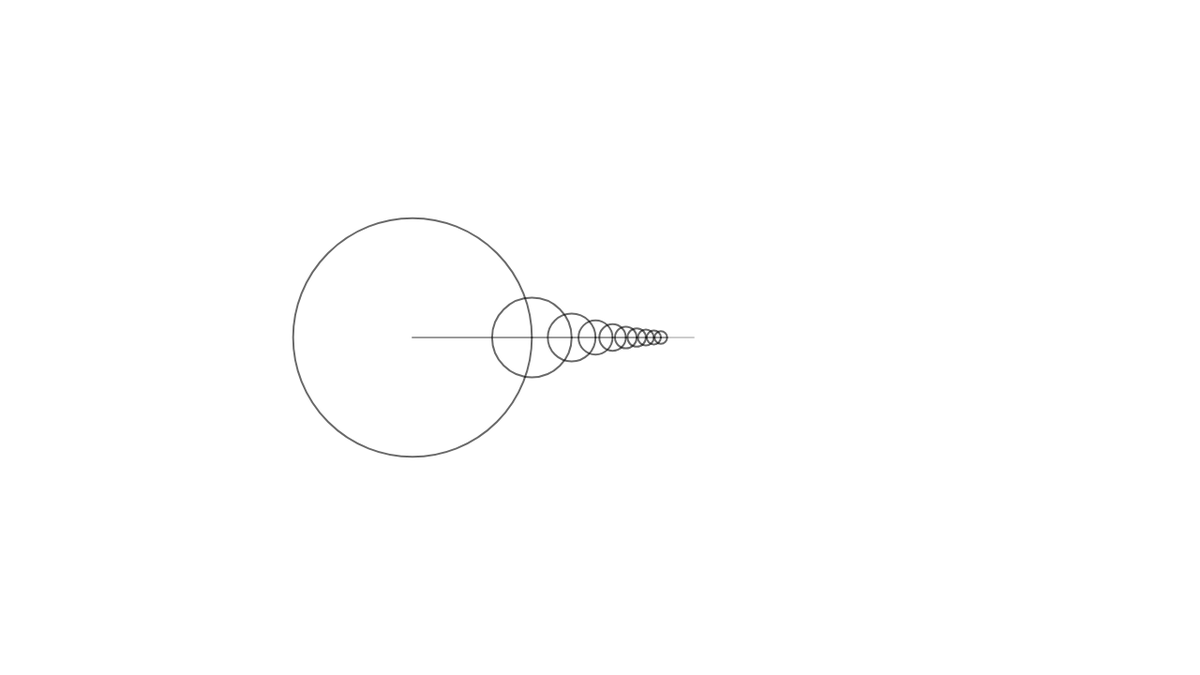
Frame 1 (no input)
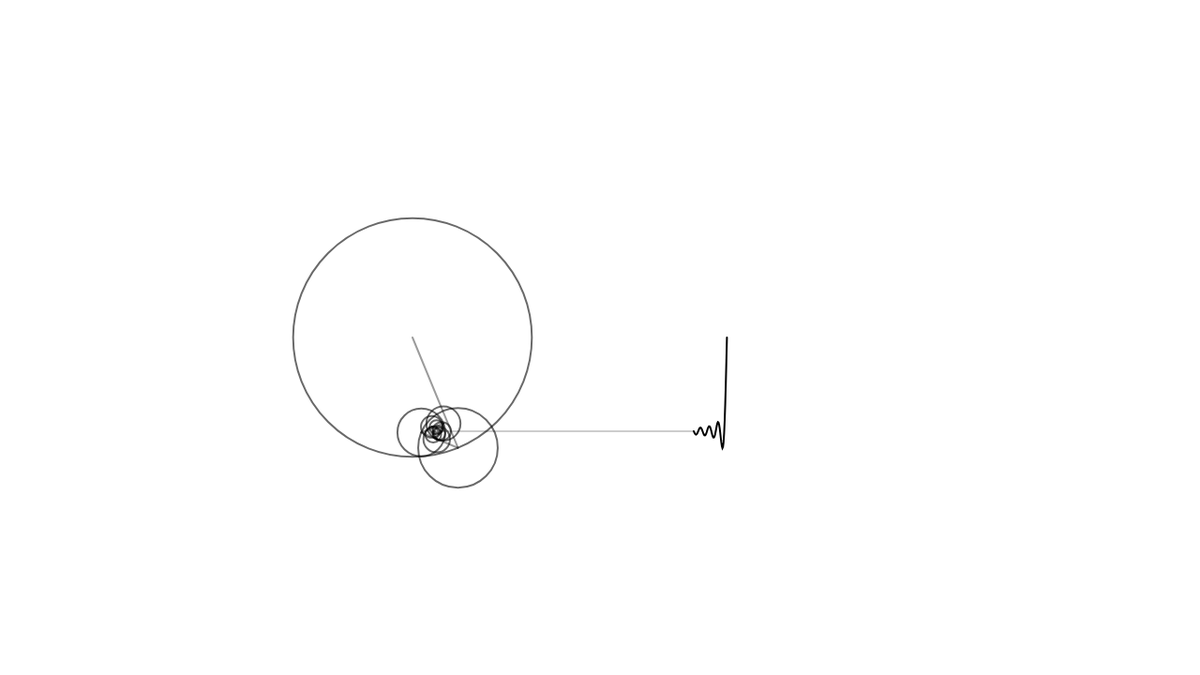
Frame 60 (no input)
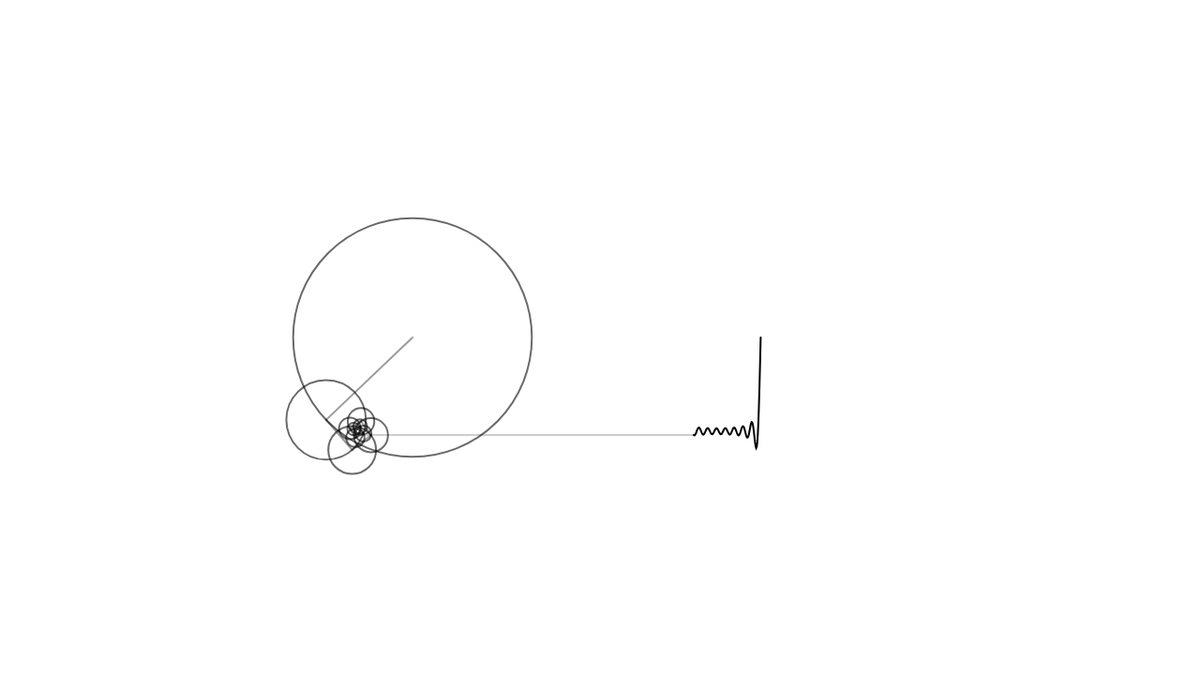
Frame 120 (the mouse pressed at the canvas centre since frame 60)

The p5.js sketch that drew these frames (run headless with seeded random() and noise() and a simulated clock; from frame 60 on, the mouse is pressed at the canvas centre):

// p5.js sketch
// ── sketch.js
var n = 10;
var wave;

function setup() {
  createCanvas(1280, 720);
  strokeWeight(2);
  wave = [];
  angle = 0;
}

function draw() {
  background(255);

  translate(width / 2 - 200, height / 2);
  var x = 0;
  var y = 0;
  for (let i = 0; i < n; i++) {
    var prevx = x;
    var prevy = y;
    var phi = 2 * i + 1;
    var radius = 100 * (4 / (phi * PI));
    x += radius * cos(phi * angle);
    y += radius * sin(phi * angle);
    // Draw circles
    ellipseMode(RADIUS);
    noFill();
    stroke(0, 150);
    ellipse(prevx, prevy, radius);
    stroke(0, 100);
    line(prevx, prevy, x, y);
  }

  wave.unshift(y);
  stroke(0, 50);
  line(x, y, 300, wave[0]);
  stroke(0);

  // Draw wave
  translate(300, 0);
  beginShape();
  noFill();
  for (let i = 0; i < wave.length; i++) {
    vertex(i * 0.6, wave[i]);
  }
  endShape();
  if (wave.length > 500) {
    wave.pop();
  }
  angle += 0.02;
}
